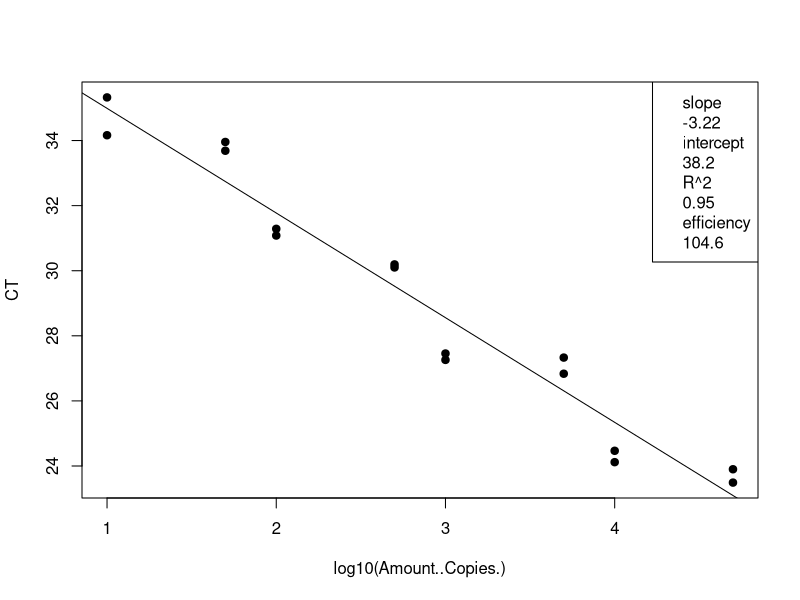
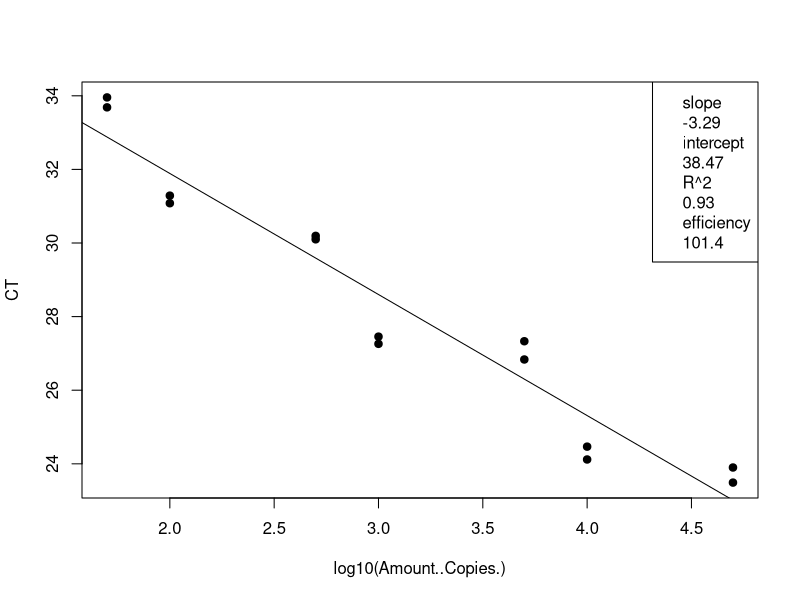
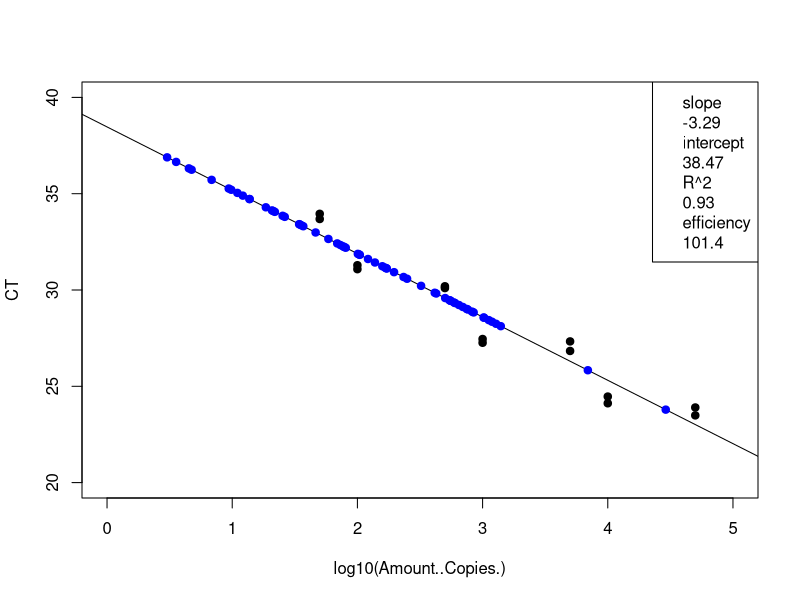
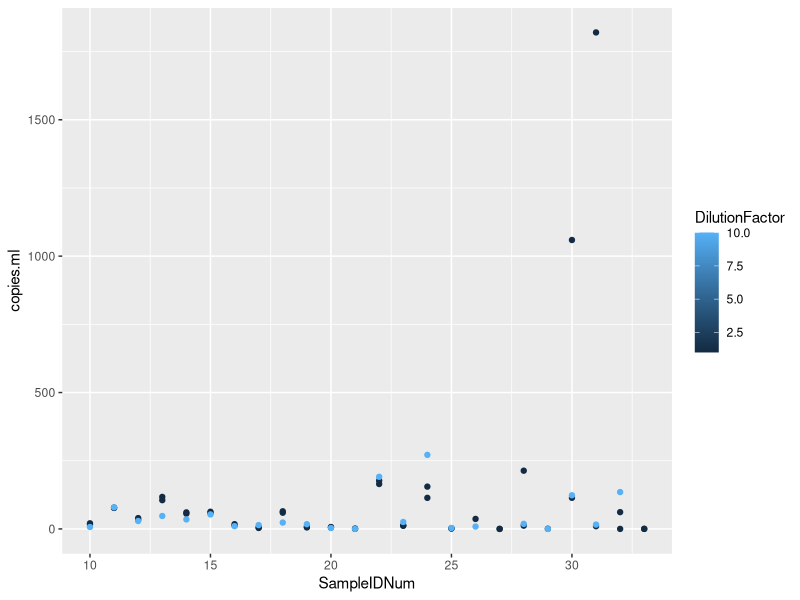

Write the R code that produced these figures, in order.
## ---- chunk 1
knitr::opts_chunk$set(echo = TRUE)

## ---- chunk 2
# load the data (note data file must be in this repository)
data <- read.csv("Plate1_Entero_qPCRConversion.csv")
View(data)

# clean up the data file (there is some stuff at the bottom and extra blank rows)
#data <- data[-92:-93,] # This removes rows 92-95
View(data)

# assign to the correct data class #warning message about NAs is OK
class(data$CT) # check the data class type
data$CT <- as.numeric(as.character(data$CT)) # change to numeric
data$Amount..Copies. <- as.numeric(as.character(data$Amount..Copies.)) # change to numeric
## ---- chunk 3
# linear regression of standard curve
standards = data[1:16,]
standardCurve <- lm(CT ~ log10(Amount..Copies.), data = standards)
  
standardCurvePlot <- plot(CT ~ log10(Amount..Copies.), data = standards, pch=19)
abline(coef(standardCurve)) 
legend("topright", legend=c(paste= "slope", round(standardCurve$coefficients[2], 2), 
                            paste= "intercept", round(standardCurve$coefficients[1], 2), 
                            paste= "R^2", round(summary(standardCurve)$r.squared, 2),
                            paste = "efficiency", round((10^(-1/standardCurve$coefficients[2])-1)*100, 1)))
## ---- chunk 4
# remove standards that sucked and redo analysis NOT NEEDED 21 Jan 2020
standards <- standards[-15:-16,] # uncomment this line and change which rows to remove
standardCurve <- lm(CT ~ log10(Amount..Copies.), data = standards)

standardCurvePlot <- plot(CT ~ log10(Amount..Copies.), data = standards, pch=19)
abline(coef(standardCurve))
col = "blue"
legend("topright", legend=c(paste= "slope", round(standardCurve$coefficients[2], 2),
                            paste= "intercept", round(standardCurve$coefficients[1], 2),
                            paste= "R^2", round(summary(standardCurve)$r.squared, 2),
                            paste = "efficiency", round((10^(-1/standardCurve$coefficients[2])-1)*100, 1)))
## ---- chunk 5
# data set of unknowns including info on standard curve
#unknowns = subset(data, Name == "UNKNOWN")
unknowns = data[17:88,]
#unknowns <- unknowns[-1:-3,] # uncomment this line and change which rows to remove if these samples were outside of the standard curve

# add new columns to the data table
unknowns$plate_num = 1 #change to the actual plate number
unknowns$standard_slope = standardCurve$coefficients[2]
unknowns$standard_intercept = standardCurve$coefficients[1]
unknowns$R2 = summary(standardCurve)$r.squared
unknowns$efficiency =  (10^(-1/standardCurve$coefficients[2])-1)*100
  
# add a new column that interpolates copies/well from Ct for the unknowns
unknowns$log.copies.well = ((unknowns$CT - standardCurve$coefficients[1])/standardCurve$coefficients[2])
unknowns$copies.well = 10^unknowns$log.copies.well

# copies/ul extract accounting for dilution factor
vol.well = 3 #qPCR template volume in ul
unknowns$vol.well = vol.well
unknowns$copies.ul = ((unknowns$copies.well/vol.well)*unknowns$DilutionFactor)

# copies/extraction
vol.elution = 110 #DNA extraction elution volume in ul
unknowns$vol.elution = vol.elution
unknowns$copies.extraction = (unknowns$copies.ul*vol.elution)

# copies/ml #Volume is volume of sample filtered in mL
unknowns$copies.ml = (unknowns$copies.extraction/unknowns$Volume)


## ---- chunk 6
standards <- standards[-15:-16,] # uncomment this line and change which rows to remove
standardCurve <- lm(CT ~ log10(Amount..Copies.), data = standards)

standardCurvePlot <- plot(CT ~ log10(Amount..Copies.), data = standards, pch=19, ylim=c(20,40), xlim=c(0,5))
abline(coef(standardCurve))
col = "blue"
legend("topright", legend=c(paste= "slope", round(standardCurve$coefficients[2], 2),
                            paste= "intercept", round(standardCurve$coefficients[1], 2),
                            paste= "R^2", round(summary(standardCurve)$r.squared, 2),
                            paste = "efficiency", round((10^(-1/standardCurve$coefficients[2])-1)*100, 1)))

unknowns = unknowns[1:72,]
standardCurve <- lm(CT ~ log10(copies.well), data = unknowns)

standardCurvePlot <- points(CT ~ log10(copies.well), data = unknowns, pch=19, col = "blue")


#abline(coef(standardCurve))
#legend("topright", legend=c(paste= "slope", round(standardCurve$coefficients[2], 2),
                            #paste= "intercept", round(standardCurve$coefficients[1], 2),
                            #paste= "R^2", round(summary(standardCurve)$r.squared, 2),
                            #paste = "efficiency", round((10^(-1/standardCurve$coefficients[2])-1)*100, 1)))
## ---- chunk 7
# make a plot that compares the diluted to undiluted replicates for each sample including dilution factor
library("ggplot2")
unknowns$SampleIDNum <- as.numeric(as.character(unknowns$SampleIDNum)) # change to numeric
replicates = unknowns[1:71,]
replicates <- replicates[-7,] # This removes rows (A9)
replicates <- replicates[-17,] # This removes rows (B11)
replicates <- replicates[-32,] # This removes rows (D9)
qplot(SampleIDNum,copies.ml, data=replicates, col=DilutionFactor)
## ---- chunk 8
# write csv file
write.csv(unknowns, file = "Plate1_Entero_ConvertedData.csv", row.names=FALSE, na="")

# average the replicates (if not strongly inhibited) and make a new file
library(dplyr)
data.average = unknowns %>% group_by(SampleIDNum) %>% summarise(copies.ml = mean(copies.ml, na.rm = T))
write.csv(data.average, file = "Plate1_Entero_Averaged.csv", row.names=FALSE, na="")
